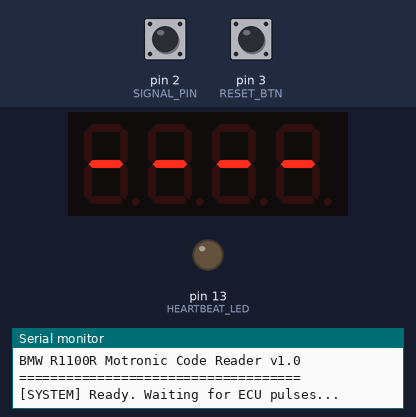
The sketch below on a simulated Arduino Nano, built with avr-gcc and run on an emulated ATmega328P. Shown: 4-digit seven-segment display, output pins drawn as LEDs (lit = HIGH), the last lines printed to the serial monitor. Dashed ring = blinking. The inputs (shaded band) are chosen by the test bench; at power-on: pin 2 (SIGNAL_PIN) HIGH, pin 3 (RESET_BTN) HIGH.

Above: at 1.2 s.
1.3 s: pin 2 (SIGNAL_PIN) pulled LOW for 0.15 s
At 3.91 s:
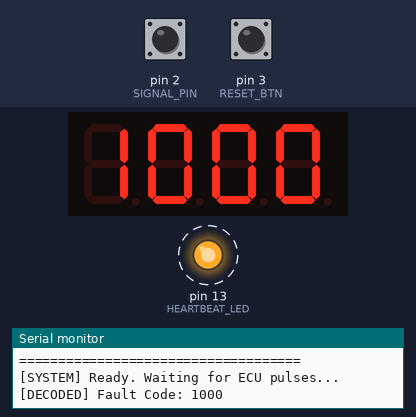
4.4 s: pin 2 (SIGNAL_PIN) pulled LOW for 1 s
At 7.4 s:
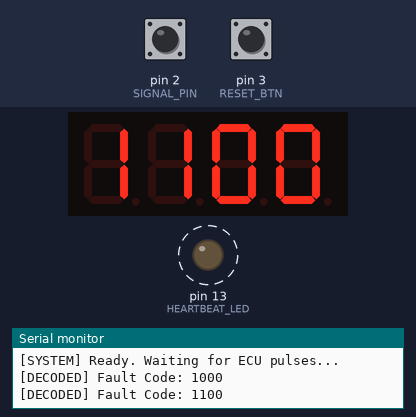
8.4 s: pin 3 (RESET_BTN) pulled LOW for 0.15 s
At 9.07 s:
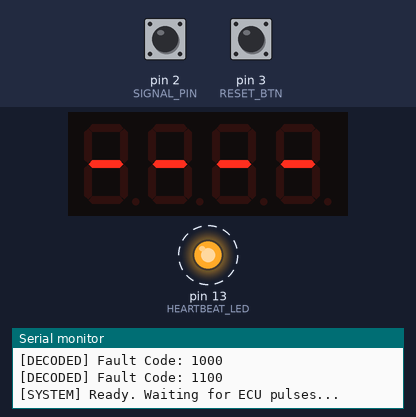
11.5 s: pin 2 (SIGNAL_PIN) pulled LOW for 3.2 s
At 15.07 s:
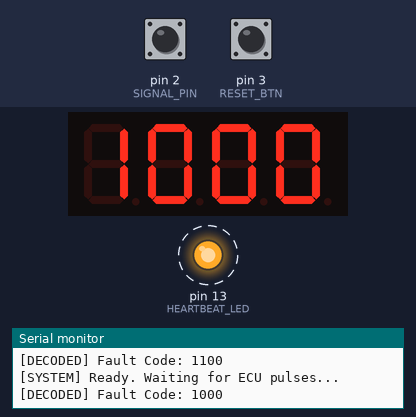
Timing chart, 0 to 17.2 s (numbered marks = the images above; inputs shaded):
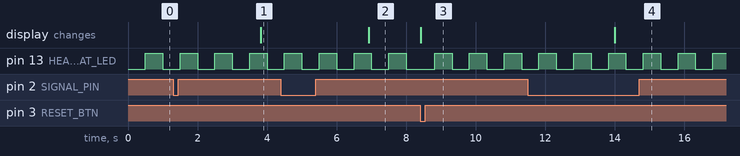

Measured:
- after the input at 1.3 s, the display: changes after 2.5 s (image 1)
- after the input at 4.4 s, the display: changes after 2.5 s (image 2)
- after the input at 8.4 s, the display: changes at once (image 3)
- after the input at 11.5 s, the display: changes after 2.5 s (image 4)
- by itself, pin 13 (HEARTBEAT_LED): alternates HIGH for 0.50 s and LOW for 0.50 s

The sketch:

reader.ino
```cpp
#include "src/MotronicDecoder.h"
#include <TM1637Display.h>

#define CLK 6
#define DIO 5
#define SIGNAL_PIN 2
#define RESET_BTN 3

TM1637Display display(CLK, DIO);
MotronicDecoder decoder(2500, 150);

// Heartbeat variables
const int HEARTBEAT_LED = 13;        // Onboard LED on Arduino Nano
unsigned long lastHeartbeatTime = 0;
const long heartbeatInterval = 500;  // Blink every 500ms
bool ledState = LOW;

void setup() {
  // Initialize TTY / Serial Output
  Serial.begin(115200);
  Serial.println("====================================");
  Serial.println("BMW R1100R Motronic Code Reader v1.0");
  Serial.println("====================================");

  pinMode(HEARTBEAT_LED, OUTPUT);
  pinMode(SIGNAL_PIN, INPUT_PULLUP);
  pinMode(RESET_BTN, INPUT_PULLUP);
  attachInterrupt(digitalPinToInterrupt(SIGNAL_PIN), handleInterrupt, FALLING);

  display.setBrightness(0x0f);
  localReset();
}

void handleInterrupt() {
  decoder.registerPulse(millis());
}

void localReset() {
  decoder.reset();
  uint8_t readyPattern[] = { 0x40, 0x40, 0x40, 0x40 }; // ----
  display.setSegments(readyPattern);

  // Log the reset event to the TTY
  Serial.println("\n[SYSTEM] Ready. Waiting for ECU pulses...");
}

void loop() {
  // --- NON-BLOCKING HEARTBEAT ---
  unsigned long currentMillis = millis();
  if (currentMillis - lastHeartbeatTime >= heartbeatInterval) {
    lastHeartbeatTime = currentMillis;
    ledState = !ledState;
    digitalWrite(HEARTBEAT_LED, ledState);
  }
  // ------------------------------

  // Poll time delta progressions
  if (decoder.checkTimeout(millis())) {
    int fetchedCode = decoder.getLatestCode();

    // Update the physical 7-segment display
    display.showNumberDec(fetchedCode, true);

    // Print the formatted code to the TTY
    Serial.print("[DECODED] Fault Code: ");

    // Handle edge case where code 0000 might print as just "0"
    if (fetchedCode == 0) {
      Serial.println("0000 (End of Sequence)");
    } else if (fetchedCode == 4444) {
      Serial.println("4444 (No Faults Stored)");
    } else {
      Serial.println(fetchedCode);
    }
  }

  // Handle local user resets
  if (digitalRead(RESET_BTN) == LOW) {
    localReset();
    delay(400); // Debounce physical push button action
  }
}
```

MotronicDecoder.cpp
```cpp
#include "MotronicDecoder.h"

MotronicDecoder::MotronicDecoder(unsigned long gap, unsigned long debounce)
    : gapThreshold(gap), debounceDelay(debounce) {
    reset();
}

void MotronicDecoder::reset() {
    pulseCount = 0;
    lastPulseTime = 0;
    currentDigit = 0;
    codeReady = false;
    for (int i = 0; i < 4; i++) {
        digits[i] = 0;
    }
}

bool MotronicDecoder::registerPulse(unsigned long currentTime) {
    if (codeReady || currentDigit >= 4) return false;

    // Direct assignment if this is the absolute first pulse of the session
    if (lastPulseTime == 0) {
        pulseCount++;
        lastPulseTime = currentTime;
        return true;
    }

    // Standard debounce confirmation
    if (currentTime - lastPulseTime > debounceDelay) {
        pulseCount++;
        lastPulseTime = currentTime;
        return true;
    }
    return false;
}

bool MotronicDecoder::checkTimeout(unsigned long currentTime) {
    if (codeReady || currentDigit >= 4) return false;
    if (lastPulseTime == 0) return false;

    // Detect digit boundary transitions
    if (currentTime - lastPulseTime > gapThreshold) {
        digits[currentDigit] = pulseCount;
        currentDigit++;
        pulseCount = 0;
        lastPulseTime = currentTime; // Advance anchor timeline point

        if (currentDigit == 4) {
            codeReady = true;
        }
        return true;
    }

    return false;
}

int MotronicDecoder::getLatestCode() const {
    int d[4];
    for(int i = 0; i < 4; i++) {
        d[i] = digits[i];
    }

    // Apply the active real-time accumulator to the active index position
    if (currentDigit < 4 && pulseCount > 0) {
        d[currentDigit] = pulseCount;
    }

    return (d[0] * 1000) + (d[1] * 100) + (d[2] * 10) + d[3];
}

bool MotronicDecoder::isCodeReady() const {
    return codeReady;
}
```

MotronicDecoder.h
```cpp
#ifndef MOTRONIC_DECODER_H
#define MOTRONIC_DECODER_H

class MotronicDecoder {
private:
    int pulseCount;
    unsigned long lastPulseTime;
    int digits[4];
    int currentDigit;
    const unsigned long gapThreshold;
    const unsigned long debounceDelay;
    bool codeReady;

public:
    MotronicDecoder(unsigned long gap = 2500, unsigned long debounce = 150);

    bool registerPulse(unsigned long currentTime);
    bool checkTimeout(unsigned long currentTime);
    int getLatestCode() const;
    bool isCodeReady() const;
    void reset();
};

#endif
```
